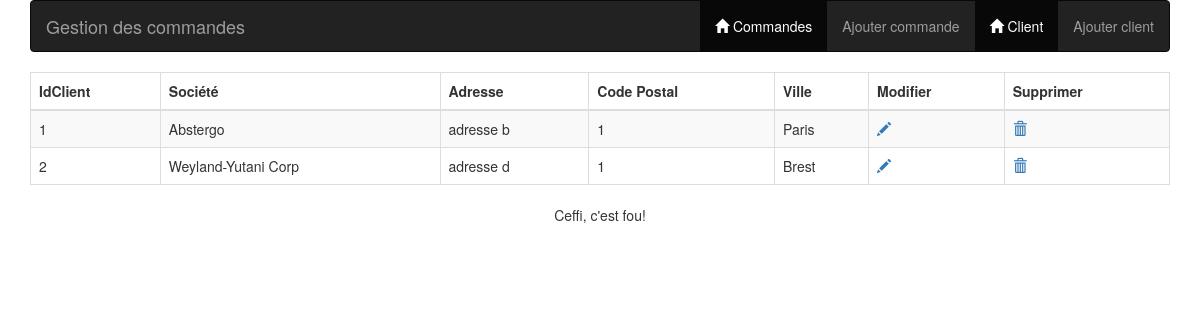
The app's page /index.php?page=customer with its own data.
### tables this page shows
CREATE TABLE `client` (
  `idClient` int(11) NOT NULL,
  `societe` varchar(255) NOT NULL,
  `adresse` varchar(255) NOT NULL,
  `cp` int(5) NOT NULL,
  `ville` varchar(255) NOT NULL
);

### model/modelcustomer.php (called while the page is built, shortened)
<?php
class Modelcustomer{
	private $connection;
	private function connectDB(){
		$this->connection = false;
		try {
			$this->connection = new PDO("mysql:host=".SERVER.";dbname=".BASE,USER,PASSWORD);
			$this->connection->exec('SET NAMES utf8');
		}
		catch (Exception $e){
			die('Erreur : ' . $e->getMessage());
		}
	}
	public function searchCustomers(){
		$tableau = array();
		if($this->connection){
		$requete = "SELECT * FROM client" ;
			$resultat = $this->connection->query($requete);
			if($resultat){
			$tableau  = $resultat->fetchAll(PDO::FETCH_NUM);
			}
		}
		return $tableau;
	}
}

### controller/controllercustomer.php (called while the page is built, shortened)
<?php
	include "model/modelcustomer.php";
	include "view/viewcustomer.php";
class Controllercustomer{
	private $view;
	private $model;
	public function __construct(){
		$this->view = new Viewcustomer();
		$this->model = new Modelcustomer();
	}
	public function display(){
		$list = $this->model->searchCustomers();
		$this->view->displayList($list);
	}
}

### view/viewcustomer.php (the view, shortened to what this page needs)
<?php
class Viewcustomer{
	private $page;
	public function __construct(){
		$this->page = file_get_contents('view/html/header.html');
		$this->page .= file_get_contents('view/html/nav.html');
	}
	public function displayList($tableau){
		if(count ($tableau)>0){
			$content ='<div class="table-responsive">'.
			'<table class="table table-striped table-bordered" cellspacing=0 border=1>'.
			'<thead>'.'
					<th>IdClient</th>
					<th>Société</th>
					<th>Adresse</th>
					<th>Code Postal</th>
					<th>Ville</th>
					<th>Modifier</th>
					<th>Supprimer</th>
				'.
			'</thead>'.
			'<tbody>';
			foreach($tableau as $element) {
				$content .= "<tr><td>";
				$content .= $element["0"]."</td><td> ";
				$content .= $element["1"]."</td><td> ";
				$content .= $element["2"]."</td><td> ";
				$content .= $element["3"]."</td><td> ";
				$content .= $element["4"]."</td><td> ";
			$url = "index.php?page=customer&action=update&idClient=$element[0]&societe=$element[1]&adresse=$element[2]&cp=$element[3]&ville=$element[4]";
				$content .= "<a href = '$url' ><span class='glyphicon glyphicon-pencil'></span></a></td><td>";
				$content .= "<a href='index.php?page=customer&action=delete&idClient=".$element[0]."'><span class='glyphicon glyphicon-trash'></span></a></td></tr>";
			}
			$content .='</tbody></table></div>';
		}
		else{
			$content = "<p class='alert alert-warning>pas de donnée</p>";
		}
		$this->page .=$content;
	}
	private function displayPage(){
		$this->page .= file_get_contents('view/html/footer.html');
		echo $this->page;
	}
}

### index.php (shortened to what this page needs)
<?php
	$controller = new $controllerName();
	$action= isset($_GET['action'])?$_GET['action']:"display";
	if(method_exists($controller, $action)){
			$controller->$action();
	}
	else {
		$controller->displayError("404");
	}

### records on screen
client: idClient "1", societe "Abstergo", adresse "adresse b", cp "1", ville "Paris"
client: idClient "2", societe "Weyland-Yutani Corp", adresse "adresse d", cp "1", ville "Brest"

### other values on screen
$this->page "Gestion des commandes Commandes Ajouter commande Client Ajouter client Ceffi, c'est fou!"
